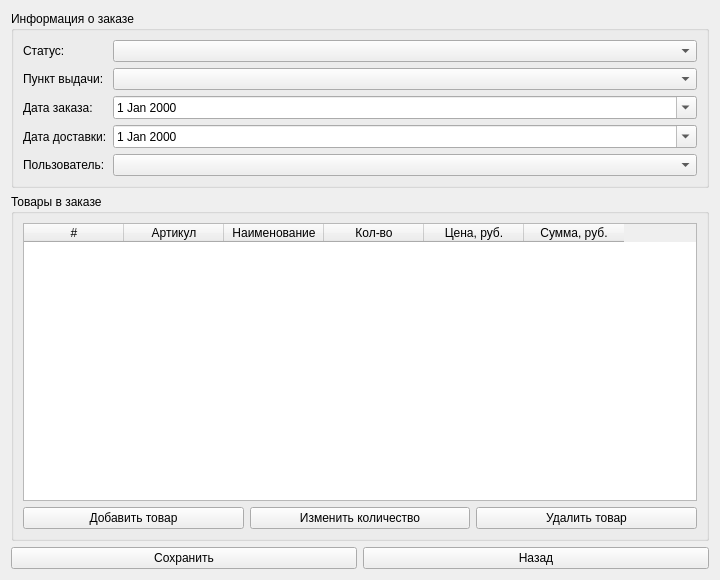
<?xml version="1.0" encoding="UTF-8"?>
<ui version="4.0">
 <class>OrderDialog</class>
 <widget class="QWidget" name="OrderDialog">
  <property name="geometry">
   <rect>
    <x>0</x>
    <y>0</y>
    <width>720</width>
    <height>580</height>
   </rect>
  </property>
  <property name="windowTitle">
   <string>Добавление заказа</string>
  </property>
  <layout class="QVBoxLayout" name="verticalLayout_main">
   <item>
    <widget class="QGroupBox" name="groupBox_info">
     <property name="title">
      <string>Информация о заказе</string>
     </property>
     <layout class="QFormLayout" name="formLayout_info">
      <item row="0" column="0">
       <widget class="QLabel" name="statusLabel">
        <property name="text"><string>Статус:</string></property>
       </widget>
      </item>
      <item row="0" column="1">
       <widget class="QComboBox" name="statusComboBox"/>
      </item>
      <item row="1" column="0">
       <widget class="QLabel" name="pickup_pointLabel">
        <property name="text"><string>Пункт выдачи:</string></property>
       </widget>
      </item>
      <item row="1" column="1">
       <widget class="QComboBox" name="pickup_pointComboBox"/>
      </item>
      <item row="2" column="0">
       <widget class="QLabel" name="orderdateLabel">
        <property name="text"><string>Дата заказа:</string></property>
       </widget>
      </item>
      <item row="2" column="1">
       <widget class="QDateEdit" name="orderdateDateEdit">
        <property name="calendarPopup"><bool>true</bool></property>
       </widget>
      </item>
      <item row="3" column="0">
       <widget class="QLabel" name="deliverydateLabel">
        <property name="text"><string>Дата доставки:</string></property>
       </widget>
      </item>
      <item row="3" column="1">
       <widget class="QDateEdit" name="deliverydateDateEdit">
        <property name="calendarPopup"><bool>true</bool></property>
       </widget>
      </item>
      <item row="4" column="0">
       <widget class="QLabel" name="userLabel">
        <property name="text"><string>Пользователь:</string></property>
       </widget>
      </item>
      <item row="4" column="1">
       <widget class="QComboBox" name="usersComboBox"/>
      </item>
     </layout>
    </widget>
   </item>
   <item>
    <widget class="QGroupBox" name="groupBox_items">
     <property name="title">
      <string>Товары в заказе</string>
     </property>
     <layout class="QVBoxLayout" name="verticalLayout_items">
      <item>
       <widget class="QTableWidget" name="tableWidget">
        <property name="selectionBehavior">
         <enum>QAbstractItemView::SelectRows</enum>
        </property>
        <property name="editTriggers">
         <set>QAbstractItemView::NoEditTriggers</set>
        </property>
        <property name="columnCount">
         <number>6</number>
        </property>
        <column><property name="text"><string>#</string></property></column>
        <column><property name="text"><string>Артикул</string></property></column>
        <column><property name="text"><string>Наименование</string></property></column>
        <column><property name="text"><string>Кол-во</string></property></column>
        <column><property name="text"><string>Цена, руб.</string></property></column>
        <column><property name="text"><string>Сумма, руб.</string></property></column>
       </widget>
      </item>
      <item>
       <layout class="QHBoxLayout" name="horizontalLayout_item_btns">
        <item>
         <widget class="QPushButton" name="pushButton_add_item">
          <property name="text"><string>Добавить товар</string></property>
         </widget>
        </item>
        <item>
         <widget class="QPushButton" name="pushButton_edit_qty">
          <property name="text"><string>Изменить количество</string></property>
         </widget>
        </item>
        <item>
         <widget class="QPushButton" name="pushButton_del_item">
          <property name="text"><string>Удалить товар</string></property>
         </widget>
        </item>
       </layout>
      </item>
     </layout>
    </widget>
   </item>
   <item>
    <layout class="QHBoxLayout" name="horizontalLayout_main_btns">
     <item>
      <widget class="QPushButton" name="pushButton_save">
       <property name="text"><string>Сохранить</string></property>
      </widget>
     </item>
     <item>
      <widget class="QPushButton" name="pushButton_cancel">
       <property name="text"><string>Назад</string></property>
      </widget>
     </item>
    </layout>
   </item>
  </layout>
 </widget>
 <resources/>
 <connections/>
</ui>
